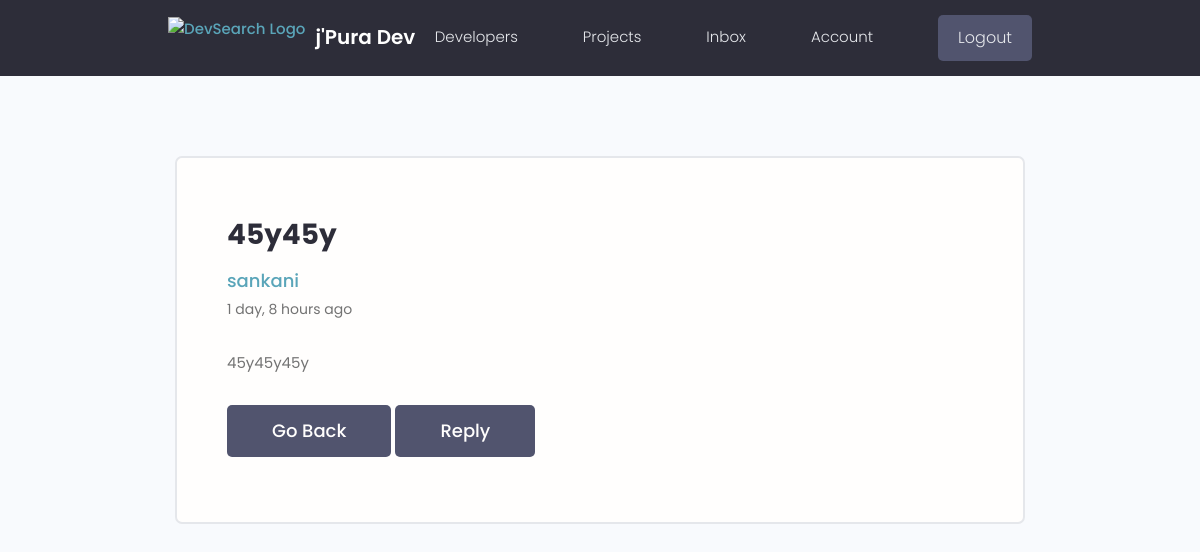
Page /message-view/4/ (signed in) on the committed database.
### home/models.py (models this page shows, shortened)
class Message(models.Model):
    sender = models.ForeignKey(User, on_delete=models.CASCADE)
    receiver = models.ForeignKey(User, on_delete=models.CASCADE, related_name='receiver')
    name = models.CharField(max_length=100)
    email = models.EmailField(max_length=100)
    subject = models.CharField(max_length=100)
    body = models.TextField()
    is_read = models.BooleanField(default=False)
    created = models.DateTimeField(auto_now_add=True)
    class Meta:
        ordering = ['is_read', '-created']

### home/views.py (the view)
# urls.py: path('message-view/<int:id>/', message_view, name = 'message-view'),
@login_required
def message_view(request, id):
    msg = Message.objects.get(id = id)
    if request.user != msg.receiver:
        return HttpResponse('<h1>403 Forbidden!</h1>')
    if msg.is_read == False:
        msg.is_read = True
        msg.save()
    context = {'msg':msg}
    return render(request, 'home/message_view.html', context)

### home/templates/home/message_view.html
{% extends 'base.html' %}
{% block content %}
  <main class="messagePage my-xl">
    <div class="content-box">
      <div class="message">
        <h2 class="message__subject">{{msg.subject}}</h4>
          <a href="{% url 'profile' msg.sender.username %}" class="message__author">{{msg.name}}</a>
          <p class="message__date">{{msg.created|timesince}} ago</p>
          <div class="message__body">
           {{msg.body|linebreaksbr}}
          </div>
        <div>
            <a class="btn btn--sub btn--lg  my-md" href="{% url 'message-inbox' request.user.username %}">Go Back</a>
            <a class="btn btn--sub btn--lg  my-md" href="{% url 'message-reply' msg.id %}">Reply</a>
        </div>
      </div>
    </div>
  </main>
{% endblock content %}

### static/styles/app.css (style rules this page uses)
:root { --color-sub: #2d2d39; }
.btn--sub { background-color: var(--color-sub-light); }
.content-box { width: 95%; max-width: 85rem; margin: 0 auto; }
.message { padding: 2.5rem 0; }
.message > a { display: flex; gap: 1rem; }
.message__author, .message__date { flex-basis: 25%; }
.message__subject { flex-basis: 50%; }
.message__date { text-align: right; }
.messagePage .message { list-style: none; background: var(--color-white); padding: 3.5rem 5rem; border: 2px solid var(--color-light); border-radius: 0.7rem; }
.messagePage .message__subject { font-size: 2.8rem; color: var(--color-sub); margin-bottom: 1rem; margin-top: 2rem; }
.messagePage .message__author { font-size: 1.8rem; font-weight: 500; }
.messagePage .message__date { font-size: 1.4rem; font-weight: 400; text-align: left; margin-bottom: 3rem; }

### static/uikit/styles/modules/_variables.css (style rules this page uses)
:root { --color-main: #5aa5b9; --color-main-light: #e6faff; --color-sub: #3f4156; --color-sub-light: #51546e; --color-sub-lighter: #ededfd; --color-text: #737373; --color-gray: #8b8b8b; --color-light: #e5e7eb; --color-light-gray: #767676; --color-bg: #f8fafd; --color-white: #fffefd; --color-white-light: #f3f3f3; --color-success: #359e64; --color-success-bg: #def8e8; --color-error: #fc4b0b; --color-error-bg: #fff2ee; --font-base: 'Poppins', arial, helvetica, 'Segoe UI', roboto, ubuntu, sans-serif; --font-monospace: 'Fira Code', 'Courier New', courier, monospace; --font-regular: 300; --font-medium: 500; --font-bold: 700; --generic-shadow: 1px 1px 5px #00000010; --generic-transition: all 0.3s ease-in-out; }

### static/uikit/styles/modules/_base.css (style rules this page uses)
* { margin: 0; padding: 0; box-sizing: border-box; text-rendering: optimizeLegibility; color: inherit; font-size: inherit; }
html { font-size: 50%; }
@media only screen and (min-width: 480px) { html { font-size: 56.25%; } }
@media only screen and (min-width: 1200px) { html { font-size: 62.5%; } }
body { line-height: 1.6; font-weight: 400; font-size: 1.5rem; color: var(--color-text); background-color: var(--color-bg); min-height: 100vh; }

### static/uikit/styles/modules/_typography.css (style rules this page uses)
* { font-family: var(--font-base); }
h2 { font-size: 3.6rem; font-weight: var(--font-bold); }
p, span, strong { font-size: 1.6rem; color: var(--color-text); font-weight: var(--font-regular); }
a { padding-bottom: 2px; text-decoration: none; display: inline-block; color: var(--color-main); font-weight: var(--font-medium); }

### static/uikit/styles/modules/_utilities.css (style rules this page uses)
.my-md { margin: 3rem auto; }
.my-xl { margin: 8rem auto; }

### static/uikit/styles/modules/_button.css (style rules this page uses)
.btn { display: inline-block; position: relative; cursor: pointer; background-color: var(--color-light); font-weight: var(--font-medium); color: var(--color-sub); text-decoration: none; padding: 1rem 2rem; border-radius: 0.5rem; border: none; width: -webkit-fit-content; width: -moz-fit-content; width: fit-content; height: -webkit-fit-content; height: -moz-fit-content; height: fit-content; font-size: 1.6rem; outline-width: 0; outline-color: transparent; -webkit-backface-visibility: hidden; backface-visibility: hidden; transition: all 0.3s ease-in-out; }
.btn--sub { background-color: var(--color-sub); color: var(--color-white); }
.btn--lg { font-size: 1.8rem; padding: 1.2rem 4.5rem; }

### rows in the picture
Message: subject "45y45y", name "sankani", created "1 day, 8 hours", body "45y45y45y"
